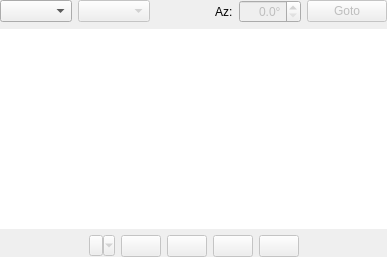
<?xml version="1.0" encoding="UTF-8"?>
<ui version="4.0">
 <class>RotatorWidget</class>
 <widget class="QWidget" name="RotatorWidget">
  <property name="geometry">
   <rect>
    <x>0</x>
    <y>0</y>
    <width>387</width>
    <height>257</height>
   </rect>
  </property>
  <property name="windowTitle">
   <string>Form</string>
  </property>
  <layout class="QVBoxLayout" name="verticalLayout">
   <property name="leftMargin">
    <number>0</number>
   </property>
   <property name="topMargin">
    <number>0</number>
   </property>
   <property name="rightMargin">
    <number>0</number>
   </property>
   <property name="bottomMargin">
    <number>0</number>
   </property>
   <item>
    <layout class="QHBoxLayout" name="horizontalLayout">
     <item>
      <widget class="QComboBox" name="rotProfileCombo">
       <property name="focusPolicy">
        <enum>Qt::ClickFocus</enum>
       </property>
       <property name="sizeAdjustPolicy">
        <enum>QComboBox::AdjustToContents</enum>
       </property>
      </widget>
     </item>
     <item>
      <widget class="QComboBox" name="userButtonsProfileCombo">
       <property name="enabled">
        <bool>false</bool>
       </property>
      </widget>
     </item>
     <item>
      <spacer name="horizontalSpacer">
       <property name="orientation">
        <enum>Qt::Horizontal</enum>
       </property>
       <property name="sizeHint" stdset="0">
        <size>
         <width>40</width>
         <height>20</height>
        </size>
       </property>
      </spacer>
     </item>
     <item>
      <widget class="QLabel" name="azLabel">
       <property name="text">
        <string>Az:</string>
       </property>
      </widget>
     </item>
     <item>
      <widget class="QDoubleSpinBox" name="gotoDoubleSpinBox">
       <property name="enabled">
        <bool>false</bool>
       </property>
       <property name="sizePolicy">
        <sizepolicy hsizetype="Maximum" vsizetype="Fixed">
         <horstretch>0</horstretch>
         <verstretch>0</verstretch>
        </sizepolicy>
       </property>
       <property name="focusPolicy">
        <enum>Qt::ClickFocus</enum>
       </property>
       <property name="alignment">
        <set>Qt::AlignRight|Qt::AlignTrailing|Qt::AlignVCenter</set>
       </property>
       <property name="suffix">
        <string>°</string>
       </property>
       <property name="decimals">
        <number>1</number>
       </property>
       <property name="maximum">
        <double>359.899999999999977</double>
       </property>
      </widget>
     </item>
     <item>
      <widget class="QPushButton" name="gotoButton">
       <property name="enabled">
        <bool>false</bool>
       </property>
       <property name="focusPolicy">
        <enum>Qt::ClickFocus</enum>
       </property>
       <property name="text">
        <string>Goto</string>
       </property>
      </widget>
     </item>
    </layout>
   </item>
   <item>
    <widget class="QGraphicsView" name="compassView">
     <property name="focusPolicy">
      <enum>Qt::ClickFocus</enum>
     </property>
     <property name="frameShape">
      <enum>QFrame::NoFrame</enum>
     </property>
     <property name="frameShadow">
      <enum>QFrame::Plain</enum>
     </property>
     <property name="renderHints">
      <set>QPainter::Antialiasing|QPainter::SmoothPixmapTransform|QPainter::TextAntialiasing</set>
     </property>
    </widget>
   </item>
   <item>
    <layout class="QHBoxLayout" name="horizontalLayout_2">
     <property name="rightMargin">
      <number>0</number>
     </property>
     <property name="bottomMargin">
      <number>0</number>
     </property>
     <item>
      <spacer name="horizontalSpacer_2">
       <property name="orientation">
        <enum>Qt::Horizontal</enum>
       </property>
       <property name="sizeHint" stdset="0">
        <size>
         <width>40</width>
         <height>20</height>
        </size>
       </property>
      </spacer>
     </item>
     <item>
      <widget class="QToolButton" name="qsoBearingButton">
       <property name="enabled">
        <bool>false</bool>
       </property>
       <property name="focusPolicy">
        <enum>Qt::NoFocus</enum>
       </property>
       <property name="text">
        <string/>
       </property>
       <property name="popupMode">
        <enum>QToolButton::MenuButtonPopup</enum>
       </property>
       <property name="toolButtonStyle">
        <enum>Qt::ToolButtonTextOnly</enum>
       </property>
      </widget>
     </item>
     <item>
      <widget class="QPushButton" name="userButton_1">
       <property name="enabled">
        <bool>false</bool>
       </property>
       <property name="sizePolicy">
        <sizepolicy hsizetype="Minimum" vsizetype="Fixed">
         <horstretch>0</horstretch>
         <verstretch>0</verstretch>
        </sizepolicy>
       </property>
       <property name="maximumSize">
        <size>
         <width>50</width>
         <height>16777215</height>
        </size>
       </property>
       <property name="text">
        <string/>
       </property>
      </widget>
     </item>
     <item>
      <widget class="QPushButton" name="userButton_2">
       <property name="enabled">
        <bool>false</bool>
       </property>
       <property name="sizePolicy">
        <sizepolicy hsizetype="Minimum" vsizetype="Fixed">
         <horstretch>0</horstretch>
         <verstretch>0</verstretch>
        </sizepolicy>
       </property>
       <property name="maximumSize">
        <size>
         <width>50</width>
         <height>16777215</height>
        </size>
       </property>
       <property name="text">
        <string/>
       </property>
      </widget>
     </item>
     <item>
      <widget class="QPushButton" name="userButton_3">
       <property name="enabled">
        <bool>false</bool>
       </property>
       <property name="sizePolicy">
        <sizepolicy hsizetype="Minimum" vsizetype="Fixed">
         <horstretch>0</horstretch>
         <verstretch>0</verstretch>
        </sizepolicy>
       </property>
       <property name="maximumSize">
        <size>
         <width>50</width>
         <height>16777215</height>
        </size>
       </property>
       <property name="text">
        <string/>
       </property>
      </widget>
     </item>
     <item>
      <widget class="QPushButton" name="userButton_4">
       <property name="enabled">
        <bool>false</bool>
       </property>
       <property name="sizePolicy">
        <sizepolicy hsizetype="Minimum" vsizetype="Fixed">
         <horstretch>0</horstretch>
         <verstretch>0</verstretch>
        </sizepolicy>
       </property>
       <property name="maximumSize">
        <size>
         <width>50</width>
         <height>16777215</height>
        </size>
       </property>
       <property name="text">
        <string/>
       </property>
      </widget>
     </item>
     <item>
      <spacer name="horizontalSpacer_3">
       <property name="orientation">
        <enum>Qt::Horizontal</enum>
       </property>
       <property name="sizeHint" stdset="0">
        <size>
         <width>40</width>
         <height>20</height>
        </size>
       </property>
      </spacer>
     </item>
    </layout>
   </item>
  </layout>
  <action name="actionQSO_LP">
   <property name="text">
    <string>QSO LP</string>
   </property>
   <property name="toolTip">
    <string>QSO Long Path</string>
   </property>
  </action>
  <action name="actionQSO_SP">
   <property name="text">
    <string>QSO SP</string>
   </property>
   <property name="toolTip">
    <string>QSO Short Path</string>
   </property>
  </action>
 </widget>
 <resources/>
 <connections>
  <connection>
   <sender>gotoButton</sender>
   <signal>clicked()</signal>
   <receiver>RotatorWidget</receiver>
   <slot>gotoPosition()</slot>
   <hints>
    <hint type="sourcelabel">
     <x>353</x>
     <y>25</y>
    </hint>
    <hint type="destinationlabel">
     <x>132</x>
     <y>128</y>
    </hint>
   </hints>
  </connection>
  <connection>
   <sender>rotProfileCombo</sender>
   <signal>currentTextChanged(QString)</signal>
   <receiver>RotatorWidget</receiver>
   <slot>rotProfileComboChanged(QString)</slot>
   <hints>
    <hint type="sourcelabel">
     <x>61</x>
     <y>25</y>
    </hint>
    <hint type="destinationlabel">
     <x>132</x>
     <y>128</y>
    </hint>
   </hints>
  </connection>
  <connection>
   <sender>userButton_1</sender>
   <signal>clicked()</signal>
   <receiver>RotatorWidget</receiver>
   <slot>userButton1()</slot>
   <hints>
    <hint type="sourcelabel">
     <x>123</x>
     <y>243</y>
    </hint>
    <hint type="destinationlabel">
     <x>177</x>
     <y>128</y>
    </hint>
   </hints>
  </connection>
  <connection>
   <sender>userButton_2</sender>
   <signal>clicked()</signal>
   <receiver>RotatorWidget</receiver>
   <slot>userButton2()</slot>
   <hints>
    <hint type="sourcelabel">
     <x>177</x>
     <y>243</y>
    </hint>
    <hint type="destinationlabel">
     <x>177</x>
     <y>128</y>
    </hint>
   </hints>
  </connection>
  <connection>
   <sender>userButton_3</sender>
   <signal>clicked()</signal>
   <receiver>RotatorWidget</receiver>
   <slot>userButton3()</slot>
   <hints>
    <hint type="sourcelabel">
     <x>231</x>
     <y>243</y>
    </hint>
    <hint type="destinationlabel">
     <x>177</x>
     <y>128</y>
    </hint>
   </hints>
  </connection>
  <connection>
   <sender>userButton_4</sender>
   <signal>clicked()</signal>
   <receiver>RotatorWidget</receiver>
   <slot>userButton4()</slot>
   <hints>
    <hint type="sourcelabel">
     <x>285</x>
     <y>243</y>
    </hint>
    <hint type="destinationlabel">
     <x>177</x>
     <y>128</y>
    </hint>
   </hints>
  </connection>
  <connection>
   <sender>userButtonsProfileCombo</sender>
   <signal>currentTextChanged(QString)</signal>
   <receiver>RotatorWidget</receiver>
   <slot>rotUserButtonProfileComboChanged(QString)</slot>
   <hints>
    <hint type="sourcelabel">
     <x>135</x>
     <y>13</y>
    </hint>
    <hint type="destinationlabel">
     <x>177</x>
     <y>128</y>
    </hint>
   </hints>
  </connection>
  <connection>
   <sender>actionQSO_LP</sender>
   <signal>triggered()</signal>
   <receiver>RotatorWidget</receiver>
   <slot>qsoBearingLP()</slot>
   <hints>
    <hint type="sourcelabel">
     <x>-1</x>
     <y>-1</y>
    </hint>
    <hint type="destinationlabel">
     <x>193</x>
     <y>128</y>
    </hint>
   </hints>
  </connection>
  <connection>
   <sender>actionQSO_SP</sender>
   <signal>triggered()</signal>
   <receiver>RotatorWidget</receiver>
   <slot>qsoBearingSP()</slot>
   <hints>
    <hint type="sourcelabel">
     <x>-1</x>
     <y>-1</y>
    </hint>
    <hint type="destinationlabel">
     <x>193</x>
     <y>128</y>
    </hint>
   </hints>
  </connection>
  <connection>
   <sender>gotoDoubleSpinBox</sender>
   <signal>valueChanged(double)</signal>
   <receiver>RotatorWidget</receiver>
   <slot>setRequestedAz(double)</slot>
   <hints>
    <hint type="sourcelabel">
     <x>265</x>
     <y>14</y>
    </hint>
    <hint type="destinationlabel">
     <x>193</x>
     <y>128</y>
    </hint>
   </hints>
  </connection>
 </connections>
 <slots>
  <slot>gotoPosition()</slot>
  <slot>rotProfileComboChanged(QString)</slot>
  <slot>userButton1()</slot>
  <slot>userButton2()</slot>
  <slot>userButton3()</slot>
  <slot>userButton4()</slot>
  <slot>rotUserButtonProfileComboChanged(QString)</slot>
  <slot>qsoBearingSP()</slot>
  <slot>qsoBearingLP()</slot>
  <slot>setRequestedAz(double)</slot>
 </slots>
</ui>
